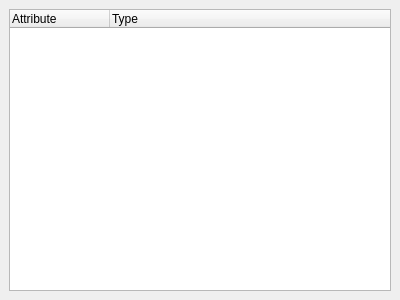
<?xml version="1.0" encoding="UTF-8"?>
<ui version="4.0">
 <class>DockWidgetAttributes</class>
 <widget class="QDockWidget" name="DockWidgetAttributes">
  <property name="geometry">
   <rect>
    <x>0</x>
    <y>0</y>
    <width>400</width>
    <height>300</height>
   </rect>
  </property>
  <property name="windowTitle">
   <string>Attribute Selection</string>
  </property>
  <widget class="QWidget" name="dockWidgetContents">
   <layout class="QVBoxLayout" name="verticalLayout">
    <item>
     <widget class="QTreeWidget" name="treeWidgetAttributes">
      <property name="toolTip">
       <string>Select the attributes to visualize.</string>
      </property>
      <property name="alternatingRowColors">
       <bool>true</bool>
      </property>
      <property name="selectionMode">
       <enum>QAbstractItemView::MultiSelection</enum>
      </property>
      <property name="columnCount">
       <number>2</number>
      </property>
      <column>
       <property name="text">
        <string>Attribute</string>
       </property>
      </column>
      <column>
       <property name="text">
        <string>Type</string>
       </property>
      </column>
     </widget>
    </item>
   </layout>
  </widget>
 </widget>
 <resources/>
 <connections/>
</ui>
